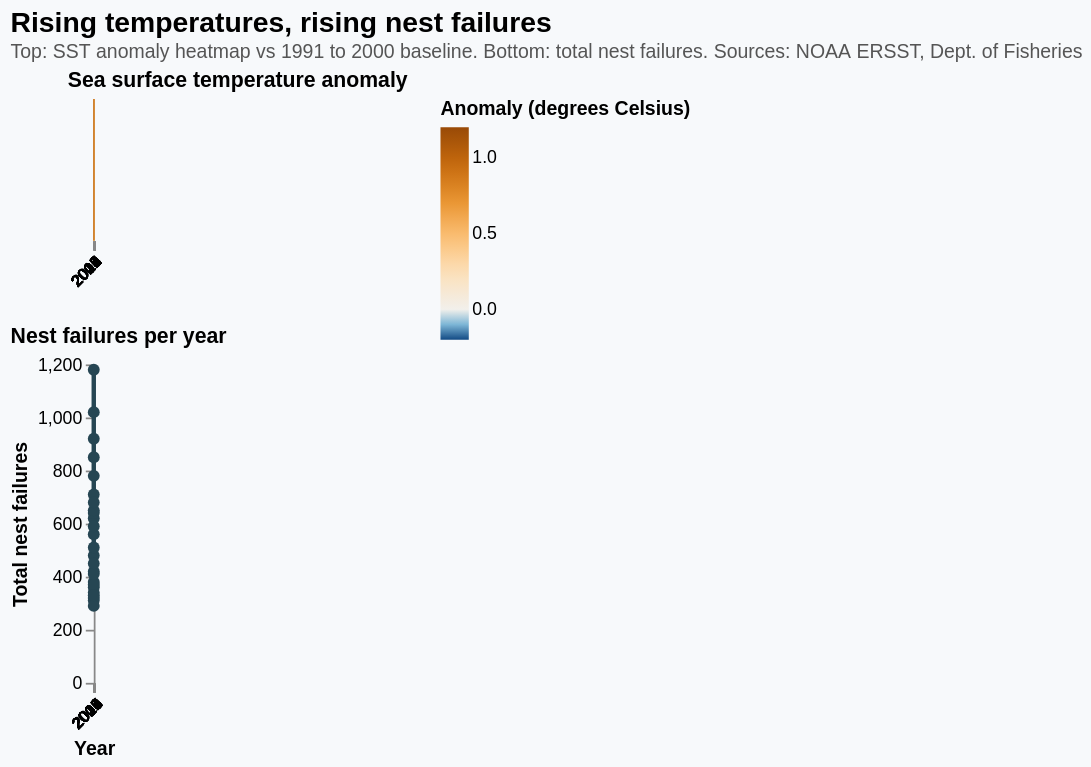

Vega-Lite specification stored for this chart:
### Vega-Lite specification from a JSON file in a GitHub repository (floating-point values rounded to 4 significant figures)
{"$schema": "https://vega.github.io/schema/vega-lite/v5.json", "title": {"text": "Rising temperatures, rising nest failures", "subtitle": "Top: SST anomaly heatmap vs 1991 to 2000 baseline. Bottom: total nest failures. Sources: NOAA ERSST, Dept. of Fisheries", "fontSize": 16, "subtitleFontSize": 11, "anchor": "start", "subtitleColor": "#555"}, "background": "#f7f9fb", "config": {"view": {"stroke": null}, "axis": {"grid": false}}, "data": {"values": [{"year": 2000, "anomaly": 0.0, "failures": 320}, {"year": 2001, "anomaly": 0.05, "failures": 340}, {"year": 2002, "anomaly": 0.12, "failures": 360}, {"year": 2003, "anomaly": -0.04, "failures": 310}, {"year": 2004, "anomaly": 0.18, "failures": 380}, {"year": 2005, "anomaly": 0.25, "failures": 420}, {"year": 2006, "anomaly": 0.15, "failures": 370}, {"year": 2007, "anomaly": 0.22, "failures": 410}, {"year": 2008, "anomaly": -0.08, "failures": 290}, {"year": 2009, "anomaly": 0.3, "failures": 480}, {"year": 2010, "anomaly": 0.42, "failures": 560}, {"year": 2011, "anomaly": -0.05, "failures": 330}, {"year": 2012, "anomaly": 0.28, "failures": 450}, {"year": 2013, "anomaly": 0.35, "failures": 510}, {"year": 2014, "anomaly": 0.48, "failures": 620}, {"year": 2015, "anomaly": 0.72, "failures": 780}, {"year": 2016, "anomaly": 0.85, "failures": 920}, {"year": 2017, "anomaly": 0.5, "failures": 640}, {"year": 2018, "anomaly": 0.45, "failures": 590}, {"year": 2019, "anomaly": 0.62, "failures": 710}, {"year": 2020, "anomaly": 0.55, "failures": 650}, {"year": 2021, "anomaly": 0.58, "failures": 680}, {"year": 2022, "anomaly": 0.78, "failures": 850}, {"year": 2023, "anomaly": 0.95, "failures": 1020}, {"year": 2024, "anomaly": 1.2, "failures": 1180}]}, "vconcat": [{"width": "container", "height": 80, "title": {"text": "Sea surface temperature anomaly", "fontSize": 12, "anchor": "start"}, "mark": {"type": "rect", "stroke": null}, "encoding": {"x": {"field": "year", "type": "ordinal", "axis": {"title": null, "labelAngle": -45, "labelFontSize": 9}}, "color": {"field": "anomaly", "type": "quantitative", "scale": {"scheme": "blueorange", "domain": [-0.2, 1.2], "domainMid": 0}, "legend": {"title": "Anomaly (degrees Celsius)", "orient": "right", "gradientLength": 120}}, "tooltip": [{"field": "year", "title": "Year"}, {"field": "anomaly", "title": "SST anomaly", "format": "+.2f"}]}}, {"width": "container", "height": 180, "title": {"text": "Nest failures per year", "fontSize": 12, "anchor": "start"}, "mark": {"type": "line", "color": "#264653", "strokeWidth": 2.5, "point": {"size": 45, "filled": true, "color": "#264653"}}, "encoding": {"x": {"field": "year", "type": "ordinal", "axis": {"title": "Year", "labelAngle": -45, "labelFontSize": 9}}, "y": {"field": "failures", "type": "quantitative", "axis": {"title": "Total nest failures"}}, "tooltip": [{"field": "year", "title": "Year"}, {"field": "failures", "title": "Nest failures"}, {"field": "anomaly", "title": "SST anomaly", "format": "+.2f"}]}}]}
